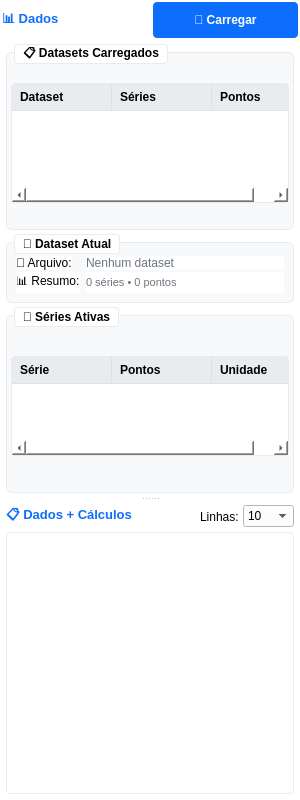
<?xml version="1.0" encoding="UTF-8"?>
<ui version="4.0">
 <class>DataPanel</class>
 <widget class="QWidget" name="DataPanel">
  <property name="geometry">
   <rect>
    <x>0</x>
    <y>0</y>
    <width>300</width>
    <height>800</height>
   </rect>
  </property>
  <property name="minimumSize">
   <size>
    <width>240</width>
    <height>0</height>
   </size>
  </property>
  <property name="maximumSize">
   <size>
    <width>300</width>
    <height>16777215</height>
   </size>
  </property>
  <property name="styleSheet">
   <string notr="true">QWidget {
    background-color: #ffffff;
}
QGroupBox {
    font-weight: bold;
    border: 1px solid #e9ecef;
    border-radius: 6px;
    margin-top: 8px;
    padding-top: 4px;
    background-color: #f8f9fa;
}
QGroupBox::title {
    subcontrol-origin: margin;
    left: 8px;
    padding: 2px 6px;
    background-color: #ffffff;
    border: 1px solid #e9ecef;
    border-radius: 3px;
}
QPushButton {
    background-color: #0d6efd;
    color: white;
    border: none;
    padding: 6px 12px;
    border-radius: 4px;
    font-weight: bold;
    min-height: 24px;
}
QPushButton:hover {
    background-color: #0b5ed7;
}
QPushButton:pressed {
    background-color: #0a58ca;
}
QPushButton:disabled {
    background-color: #6c757d;
}
QTableWidget {
    border: 1px solid #e9ecef;
    border-radius: 4px;
    background-color: #ffffff;
    gridline-color: #f8f9fa;
    alternate-background-color: #f8f9fa;
}
QHeaderView::section {
    background-color: #e9ecef;
    padding: 4px 8px;
    border: none;
    border-right: 1px solid #dee2e6;
    border-bottom: 1px solid #dee2e6;
    font-weight: bold;
}
QTreeWidget {
    border: 1px solid #e9ecef;
    border-radius: 4px;
    background-color: #ffffff;
    alternate-background-color: #f8f9fa;
}
QTreeWidget::item {
    padding: 4px;
    border-bottom: 1px solid #f8f9fa;
}
QTreeWidget::item:selected {
    background-color: #0d6efd;
    color: white;
}
QTreeWidget::item:hover {
    background-color: #e9ecef;
}</string>
  </property>
  <layout class="QVBoxLayout" name="verticalLayout">
   <property name="spacing">
    <number>2</number>
   </property>
   <property name="leftMargin">
    <number>2</number>
   </property>
   <property name="topMargin">
    <number>2</number>
   </property>
   <property name="rightMargin">
    <number>2</number>
   </property>
   <property name="bottomMargin">
    <number>2</number>
   </property>
   <item>
    <widget class="QFrame" name="header_frame">
     <property name="frameShape">
      <enum>QFrame::NoFrame</enum>
     </property>
     <layout class="QHBoxLayout" name="header_layout">
      <property name="spacing">
       <number>6</number>
      </property>
      <property name="leftMargin">
       <number>0</number>
      </property>
      <property name="topMargin">
       <number>0</number>
      </property>
      <property name="rightMargin">
       <number>0</number>
      </property>
      <property name="bottomMargin">
       <number>0</number>
      </property>
      <item>
       <widget class="QLabel" name="title_label">
        <property name="font">
         <font>
          <pointsize>11</pointsize>
          <weight>75</weight>
          <bold>true</bold>
         </font>
        </property>
        <property name="styleSheet">
         <string notr="true">color: #0d6efd; font-size: 13px;</string>
        </property>
        <property name="text">
         <string>📊 Dados</string>
        </property>
       </widget>
      </item>
      <item>
       <widget class="QPushButton" name="load_button">
        <property name="toolTip">
         <string>Carregar dataset (CSV, Excel, Parquet, HDF5)</string>
        </property>
        <property name="text">
         <string>📁 Carregar</string>
        </property>
       </widget>
      </item>
     </layout>
    </widget>
   </item>
   <item>
    <widget class="QSplitter" name="main_splitter">
     <property name="orientation">
      <enum>Qt::Vertical</enum>
     </property>
     <widget class="QFrame" name="info_frame">
      <layout class="QVBoxLayout" name="info_layout">
       <property name="spacing">
        <number>4</number>
       </property>
       <property name="leftMargin">
        <number>4</number>
       </property>
       <property name="topMargin">
        <number>4</number>
       </property>
       <property name="rightMargin">
        <number>4</number>
       </property>
       <property name="bottomMargin">
        <number>4</number>
       </property>
       <item>
        <widget class="QGroupBox" name="datasets_group">
         <property name="title">
          <string>📋 Datasets Carregados</string>
         </property>
         <layout class="QVBoxLayout" name="datasets_layout">
          <property name="leftMargin">
           <number>4</number>
          </property>
          <property name="topMargin">
           <number>4</number>
          </property>
          <property name="rightMargin">
           <number>4</number>
          </property>
          <property name="bottomMargin">
           <number>4</number>
          </property>
          <item>
           <widget class="QTreeWidget" name="datasets_tree">
            <property name="maximumSize">
             <size>
              <width>16777215</width>
              <height>120</height>
             </size>
            </property>
            <property name="alternatingRowColors">
             <bool>true</bool>
            </property>
            <property name="rootIsDecorated">
             <bool>false</bool>
            </property>
            <property name="toolTip">
             <string>Lista de datasets carregados.
Clique para selecionar o dataset ativo.
Duplo-clique para editar informações.</string>
            </property>
            <column>
             <property name="text">
              <string>Dataset</string>
             </property>
            </column>
            <column>
             <property name="text">
              <string>Séries</string>
             </property>
            </column>
            <column>
             <property name="text">
              <string>Pontos</string>
             </property>
            </column>
           </widget>
          </item>
         </layout>
        </widget>
       </item>
       <item>
        <widget class="QGroupBox" name="current_dataset_group">
         <property name="title">
          <string>🎯 Dataset Atual</string>
         </property>
         <layout class="QFormLayout" name="current_dataset_layout">
          <property name="verticalSpacing">
           <number>2</number>
          </property>
          <property name="horizontalSpacing">
           <number>6</number>
          </property>
          <item row="0" column="0">
           <widget class="QLabel" name="label_filename">
            <property name="text">
             <string>📄 Arquivo:</string>
            </property>
           </widget>
          </item>
          <item row="0" column="1">
           <widget class="QLabel" name="dataset_name_label">
            <property name="styleSheet">
             <string notr="true">font-weight: normal; color: #6c757d;</string>
            </property>
            <property name="text">
             <string>Nenhum dataset</string>
            </property>
           </widget>
          </item>
          <item row="1" column="0">
           <widget class="QLabel" name="label_summary">
            <property name="text">
             <string>📊 Resumo:</string>
            </property>
           </widget>
          </item>
          <item row="1" column="1">
           <widget class="QLabel" name="dataset_stats_label">
            <property name="styleSheet">
             <string notr="true">font-weight: normal; color: #6c757d; font-size: 11px;</string>
            </property>
            <property name="text">
             <string>0 séries • 0 pontos</string>
            </property>
           </widget>
          </item>
         </layout>
        </widget>
       </item>
       <item>
        <widget class="QGroupBox" name="series_group">
         <property name="title">
          <string>🎯 Séries Ativas</string>
         </property>
         <layout class="QVBoxLayout" name="series_layout">
          <property name="leftMargin">
           <number>4</number>
          </property>
          <property name="topMargin">
           <number>4</number>
          </property>
          <property name="rightMargin">
           <number>4</number>
          </property>
          <property name="bottomMargin">
           <number>4</number>
          </property>
          <item>
           <widget class="QTreeWidget" name="series_tree">
            <property name="maximumSize">
             <size>
              <width>16777215</width>
              <height>100</height>
             </size>
            </property>
            <property name="alternatingRowColors">
             <bool>true</bool>
            </property>
            <property name="rootIsDecorated">
             <bool>false</bool>
            </property>
            <property name="itemsExpandable">
             <bool>false</bool>
            </property>
            <property name="dragEnabled">
             <bool>true</bool>
            </property>
            <property name="dragDropMode">
             <enum>QAbstractItemView::DragOnly</enum>
            </property>
            <property name="toolTip">
             <string>Séries do dataset atual.
• Clique para selecionar uma série
• Arraste para o gráfico para visualizar
• Botão direito para opções (exportar, remover, etc.)</string>
            </property>
            <column>
             <property name="text">
              <string>Série</string>
             </property>
            </column>
            <column>
             <property name="text">
              <string>Pontos</string>
             </property>
            </column>
            <column>
             <property name="text">
              <string>Unidade</string>
             </property>
            </column>
           </widget>
          </item>
         </layout>
        </widget>
       </item>
      </layout>
     </widget>
     <widget class="QFrame" name="table_frame">
      <layout class="QVBoxLayout" name="table_layout">
       <property name="spacing">
        <number>4</number>
       </property>
       <property name="leftMargin">
        <number>4</number>
       </property>
       <property name="topMargin">
        <number>4</number>
       </property>
       <property name="rightMargin">
        <number>4</number>
       </property>
       <property name="bottomMargin">
        <number>4</number>
       </property>
       <item>
        <layout class="QHBoxLayout" name="table_header_layout">
         <item>
          <widget class="QLabel" name="table_title">
           <property name="font">
            <font>
             <pointsize>10</pointsize>
             <weight>75</weight>
             <bold>true</bold>
            </font>
           </property>
           <property name="styleSheet">
            <string notr="true">color: #0d6efd;</string>
           </property>
           <property name="text">
            <string>📋 Dados + Cálculos</string>
           </property>
          </widget>
         </item>
         <item>
          <spacer name="horizontalSpacer">
           <property name="orientation">
            <enum>Qt::Horizontal</enum>
           </property>
           <property name="sizeHint" stdset="0">
            <size>
             <width>40</width>
             <height>20</height>
            </size>
           </property>
          </spacer>
         </item>
         <item>
          <widget class="QLabel" name="label_rows">
           <property name="text">
            <string>Linhas:</string>
           </property>
          </widget>
         </item>
         <item>
          <widget class="QComboBox" name="preview_rows_combo">
           <property name="maximumSize">
            <size>
             <width>60</width>
             <height>16777215</height>
            </size>
           </property>
           <property name="toolTip">
            <string>Número de linhas a exibir na prévia.
Valores maiores mostram mais dados mas podem ser mais lentos.</string>
           </property>
           <property name="currentText">
            <string>25</string>
           </property>
           <item>
            <property name="text">
             <string>10</string>
            </property>
           </item>
           <item>
            <property name="text">
             <string>25</string>
            </property>
           </item>
           <item>
            <property name="text">
             <string>50</string>
            </property>
           </item>
           <item>
            <property name="text">
             <string>100</string>
            </property>
           </item>
          </widget>
         </item>
        </layout>
       </item>
       <item>
        <widget class="QTableWidget" name="data_table">
         <property name="alternatingRowColors">
          <bool>true</bool>
         </property>
         <property name="selectionBehavior">
          <enum>QAbstractItemView::SelectRows</enum>
         </property>
         <property name="toolTip">
          <string>Prévia dos dados do dataset.
• Tempo, valores e cálculos derivados
• Selecione linhas para análise
• Use o controle 'Linhas' para ajustar quantidade</string>
         </property>
        </widget>
       </item>
      </layout>
     </widget>
    </widget>
   </item>
  </layout>
 </widget>
 <resources/>
 <connections/>
</ui>
